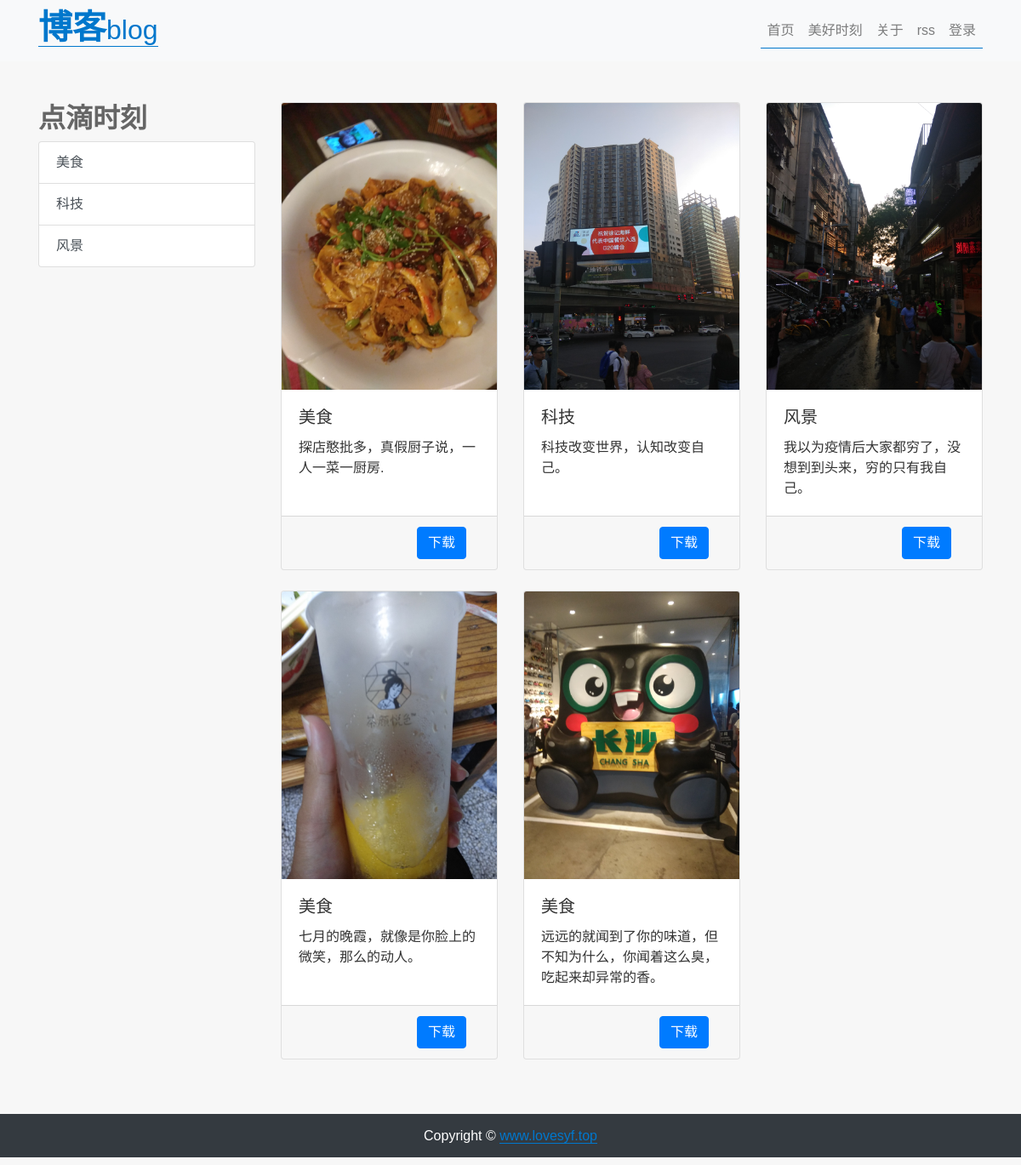
The app's page /photo/ with its own data.
### photo/models.py (models this page shows, shortened)
class Category(models.Model):
    title = models.CharField(max_length=100)
    def __str__(self):
        return self.title

class Photo(models.Model):
    category = models.ForeignKey(Category, on_delete=models.CASCADE)
    image = models.ImageField(upload_to='static/GIF/')
    description = models.TextField(blank=True, null=True)

### photo/views.py (the view)
# urls.py: path('', views.photo_list, name='photo_list'),
def photo_list(request):
    photos = Photo.objects.all()
    categories = Category.objects.all()
    return render(request, 'photo/photo_list.html', {'photos': photos, 'categories': categories})

### templates/photo/photo_list.html (shortened to what this page needs)
{% extends 'base.html' %}
{% block content %}
    <div class="container pt-5">
        <div class="row">
            <div class="col-sm-12 col-lg-3 mb-4 mb-lg-0">
                <h2>点滴时刻</h2>
                <div class="list-group">
                    {% for category in categories %}
                        <a href="{% url 'photo:photo_category' category.id %}"
                           class="list-group-item list-group-item-action">{{ category }}</a>
                    {% endfor %}
                </div>
            </div>
            <div class="col-sm-12 col-lg-9">
                <div class="row">
                    {% for photo in photos %}
                        <div class="col-md-4 mb-4">
                            <div class="card h-100">
                                <img src="{{ photo.image.url }}" class="card-img-top img-fluid" alt="{{ photo.description }}"
                                     data-toggle="modal" data-target="#image-modal{{ photo.pk }}">
                                <div class="card-body">
                                    <h5 class="card-title">{{ photo.category }}</h5>
                                    <p class="card-text">{{ photo.description }}</p>
                                </div>
                                <div class="card-footer d-flex justify-content-between align-items-center">
                                    <div class="d-flex">
                                        <a href="{{photo.image.url}}" download="{{photo.name}}" class="btn btn-primary mr-3">下载</a>
                                    </div>
                                </div>
                            </div>
                        </div>
                    {% endfor %}
                </div>
            </div>
        </div>
    </div>
{% endblock %}

### templates/base.html (shortened to what this page needs)
{% load static %}
<!DOCTYPE html>
<html lang="en">
<head>
    <link rel="stylesheet" href="{% static 'bootstrap/css/bootstrap.min.css' %}">
    <link rel="stylesheet" href="{% static 'md_css/monokai.css' %}">
    <link rel="stylesheet" href="{% static 'bootstrap/css/bootstrap-button.css' %}">
    <link rel="stylesheet" href="https://cdnjs.cloudflare.com/ajax/libs/lightbox2/2.11.3/css/lightbox.min.css">
    <link
            rel="stylesheet"
            href="{% static 'cssFile/all.css' %}"
    >
    <link rel="stylesheet" href="{% static 'hover.css' %}">
</head>
<body class="element">
{% include 'header.html' %}
<div id="wrapper">
                {% block content %}{% endblock content %}
                <div id="push"></div>
</div>
{% include 'footer.html' %}
</body>
</html>

### templates/header.html (shortened to what this page needs)
{% load notifications_tags %}
{% load static %}
{% notifications_unread as unread_count %}
<nav class="navbar navbar-expand-sm bg-light navbar-light">
    <div class="container">
        <div class="page-header ">
            <h1><a href="/">博客<small>blog</small></a></h1>
        </div>
        <div>
            <ul class="navbar-nav">
                <li class="nav-item">
                    <a class="nav-link" href="{% url 'article:article_list' %}" title="回到首页">首页</a>
                </li>
                <li class="nav-item">
                    <a class="nav-link" href="{% url 'photo:photo_list' %}">美好时刻</a>
                </li>
                <li class="nav-item">
                    <a class="nav-link" href="{% url 'userprofile:about_me' %}" title="关于作者">关于</a>
                </li>
                <li class="nav-item">
                    <a class="nav-link" href="{% url 'article:my_feed' %}" title="rss">rss</a>
                </li>
                {% if user.is_authenticated %}
                    <li class="nav-item dropdown">
                        <a class="nav-link dropdown-toggle" href="#" id="navbarDropdown" role="button"
                           data-toggle="dropdown" aria-haspopup="true" aria-expanded="false">
                            {% if unread_count %}
                                <svg viewBox="0 0 8 8"
                                     width="8px"
                                     height="8px">
                                    <circle cx="4"
                                            cy="4"
                                            r="4"
                                            fill="#ff6b6b"
                                    ></circle>
                                </svg>
                            {% endif %}
                            {{ user.username }}
                        </a>
                        <div class="dropdown-menu" aria-labelledby="navbarDropdown">
                            <a class="dropdown-item" href="{% url "notice:list" %}">我的通知
                                {% if unread_count %}
                                    <span class="badge badge-danger">{{ unread_count }}</span>
                                {% endif %}
                            </a>
                            <a class="dropdown-item" href="{% url 'article:my_article' %}">我的文章</a>
                            <a class="dropdown-item" href="{% url 'article:article_create' %}">写点东西</a>
                            <a class="dropdown-item" href='{% url "userprofile:edit" user.id %}'>个人信息</a>
                            <a class="dropdown-item" href="{% url 'account_change_password' %}">修改密码</a>
                            <a class="dropdown-item" href="#" onclick="user_delete()">删除用户</a>
                            <a class="dropdown-item" href='{% url "userprofile:logout" %}'>退出登录</a>
                        </div>
                    </li>
                {% else %}
                    <li class="nav-item">
                        <a class="nav-link" href="{% url 'account_login' %} ">登录</a>
                    </li>
                {% endif %}
            </ul>
        </div>
    </div>
</nav>

### templates/footer.html
{% load static %}
<footer class="py-3 btn-dark" id="footer">
    <div>
        <h6 class="m-0 text-center text-white">
            Copyright &copy; <a href="/">www.lovesyf.top </a><br>
        </h6>
    </div>
</footer>

### records on screen
Category: title "美食"
Category: title "科技"
Category: title "风景"
Photo: image (picture), category "美食", description "探店憨批多，真假厨子说，一人一菜一厨房."
Photo: image (picture), category "科技", description "科技改变世界，认知改变自己。"
Photo: image (picture), category "风景", description "我以为疫情后大家都穷了，没想到到头来，穷的只有我自己。"
Photo: image (picture), category "美食", description "七月的晚霞，就像是你脸上的微笑，那么的动人。"
Photo: image (picture), category "美食", description "远远的就闻到了你的味道，但不知为什么，你闻着这么臭，吃起来却异常的香。"
